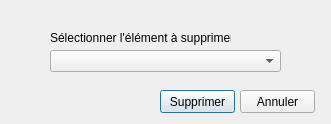
<?xml version="1.0" encoding="UTF-8"?>
<ui version="4.0">
 <class>DeleteGeoParam</class>
 <widget class="QDialog" name="DeleteGeoParam">
  <property name="geometry">
   <rect>
    <x>0</x>
    <y>0</y>
    <width>331</width>
    <height>124</height>
   </rect>
  </property>
  <property name="windowTitle">
   <string>Supprimer un élément</string>
  </property>
  <widget class="QPushButton" name="pushDelete">
   <property name="geometry">
    <rect>
     <x>160</x>
     <y>90</y>
     <width>75</width>
     <height>23</height>
    </rect>
   </property>
   <property name="text">
    <string>Supprimer</string>
   </property>
  </widget>
  <widget class="QPushButton" name="pushCancel">
   <property name="geometry">
    <rect>
     <x>240</x>
     <y>90</y>
     <width>75</width>
     <height>23</height>
    </rect>
   </property>
   <property name="text">
    <string>Annuler</string>
   </property>
  </widget>
  <widget class="QComboBox" name="comboBox_wordToDelete">
   <property name="geometry">
    <rect>
     <x>50</x>
     <y>50</y>
     <width>231</width>
     <height>22</height>
    </rect>
   </property>
  </widget>
  <widget class="QLabel" name="label">
   <property name="geometry">
    <rect>
     <x>50</x>
     <y>30</y>
     <width>181</width>
     <height>16</height>
    </rect>
   </property>
   <property name="text">
    <string>Sélectionner l'élément à supprimer : </string>
   </property>
  </widget>
 </widget>
 <resources/>
 <connections/>
</ui>
